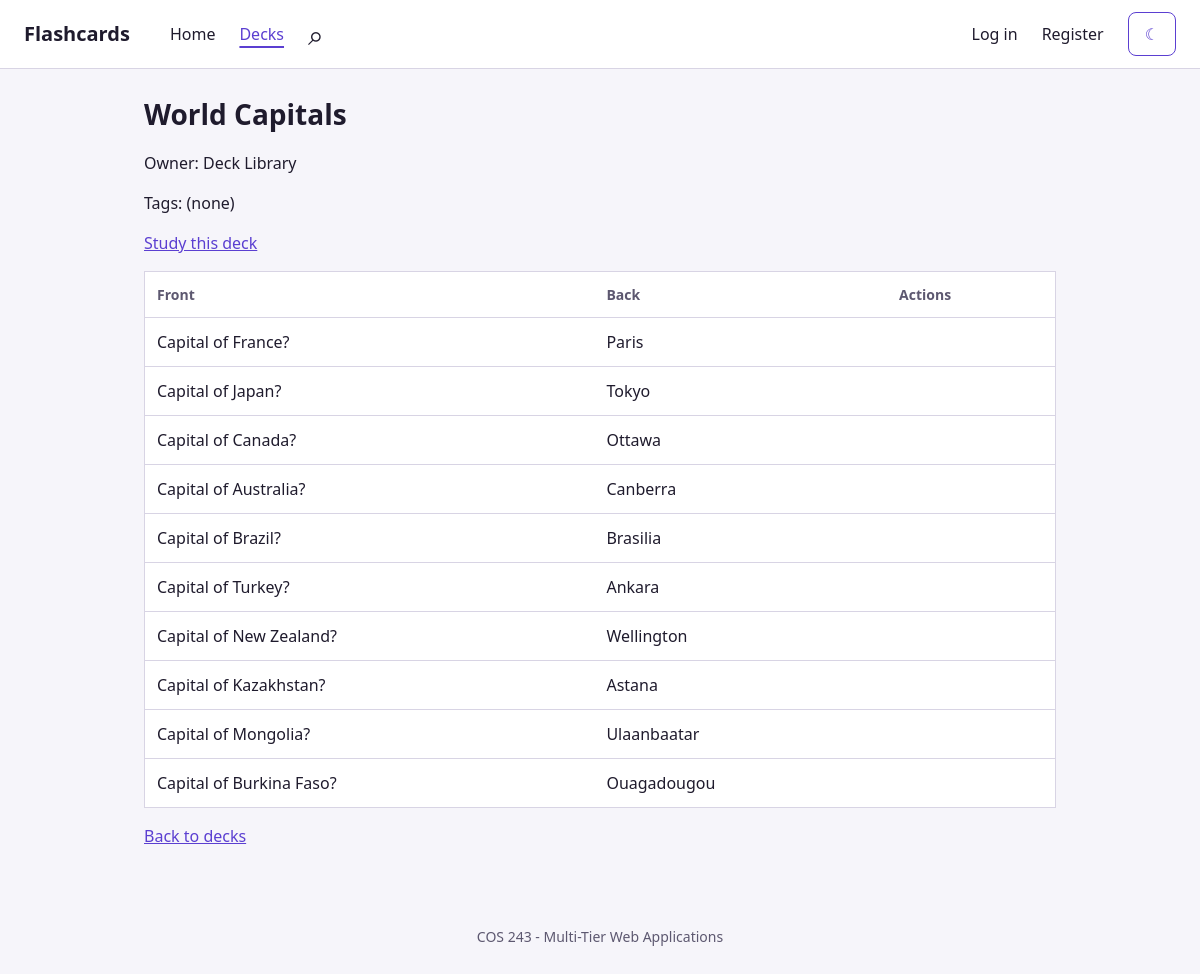
The app's page /decks/1 with its own data.
### models.py (models this page shows)
class Deck(SQLModel, table=True):
    id: Optional[int] = Field(default=None, primary_key=True)
    title: str
    description: Optional[str] = None
    User_id: int = Field(foreign_key="user.id")
    Visibility: bool = Field(default=False)
    created_at: datetime = Field(
       default=None,
       nullable=False,
       sa_column_kwargs={"server_default": sa.func.now()},
    )
    updated_at: datetime = Field(
       default=None,
       nullable=False,
       sa_column_kwargs={"server_default": sa.func.now(), "onupdate": sa.func.now()},
    )
    archived_at: Optional[datetime] = None
    tags: list["Tag"] = Relationship(
        back_populates="decks", link_model=DeckTagLink
    )

class User(SQLModel, table=True):
    id: Optional[int] = Field(default=None, primary_key=True)
    Username: str = ""
    First_name: str = ""
    Last_name: str = ""
    email: str = Field(unique=True)
    password_hash: Optional[str] = None
    Location: str = ""
    Timezone: str = ""
    Created_at: datetime = Field(default_factory=utc_now)

class Card(SQLModel, table=True):
    id: Optional[int] = Field(default=None, primary_key=True)
    Front: str
    Rear: str
    Deck_id: int = Field(foreign_key="deck.id")
    Card_type: Optional[str] = None
    Created_at: datetime = Field(
       default=None,
       nullable=False,
       sa_column_kwargs={"server_default": sa.func.now()},
    )
    Updated_at: datetime = Field(
       default=None,
       nullable=False,
       sa_column_kwargs={"server_default": sa.func.now(), "onupdate": sa.func.now()},
    )
    suspended: bool = Field(default=False)
    difficulty: int = Field(default=3, sa_column_kwargs={"server_default": "3"})
    display_name: Optional[str] = None

### web/routes.py (the view)
@router.get("/decks/{deck_id}")
def deck_detail_page(
    deck_id: int,
    request: Request,
    user: Optional[User] = Depends(get_current_user),
    session: Session = Depends(get_session),
):
    deck = session.get(Deck, deck_id)
    if not deck:
        raise HTTPException(status_code=404, detail="Deck not found")
    is_owner = user is not None and deck.User_id == user.id
    if not deck.Visibility and not is_owner:
        raise HTTPException(status_code=404, detail="Deck not found")
    owner = session.get(User, deck.User_id)
    cards = session.exec(select(Card).where(Card.Deck_id == deck_id)).all()
    return templates.TemplateResponse(
        request=request,
        name="decks/detail.html",
        context={
            "deck": {
                "id": deck.id,
                "title": deck.title,
                "username": owner.Username if owner else "(unknown)",
                "tags": ", ".join(tag.name for tag in deck.tags),
                "is_owner": is_owner,
            },
            "cards": [
                {"id": card.id, "front": card.Front, "back": card.Rear}
                for card in cards
            ],
            "active": "decks",
        },
    )

### templates/decks/detail.html (shortened to what this page needs)
{% extends "base.html" %}
{% block content %}
  <section>
    <h2>{{ deck.title }}</h2>
    <p>Owner: {{ deck.username }}</p>
    <p>Tags: {{ deck.tags | default('(none)', true) }}</p>
    <p><a href="/decks/{{ deck.id }}/study">Study this deck</a></p>
    <table id="cards" data-deck-id="{{ deck.id }}" data-owner="{{ 'yes' if deck.is_owner else 'no' }}" {% if not cards %}hidden{% endif %}>
      <thead>
        <tr>
          <th>Front</th>
          <th>Back</th>
          <th>Actions</th>
        </tr>
      </thead>
      <tbody>
        {% for card in cards %}
          <tr>
            <td><pre class="card-text">{{ card.front }}</pre></td>
            <td><pre class="card-text">{{ card.back }}</pre></td>
            <td>
            </td>
          </tr>
        {% endfor %}
      </tbody>
    </table>
    <p>
      <a href="/decks">Back to decks</a>
    </p>
  </section>
{% endblock %}

### static/site.css (style rules this page uses)
:root { color-scheme: light dark; --color-bg: #f6f5fa; --color-surface: #ffffff; --color-text: #1f1b2d; --color-muted: #5d5870; --color-border: #d8d4e4; --color-accent: #5b3fd1; --color-accent-hover: #4a2fbd; --color-accent-soft: #eeeafc; --color-on-accent: #ffffff; --color-error: #b3261e; --font-body: system-ui, -apple-system, "Segoe UI", Roboto, sans-serif; --text-sm: 0.875rem; --text-base: 1rem; --text-lg: 1.25rem; --text-xl: 1.75rem; --text-card: clamp(1.125rem, 1rem + 1vw, 1.5rem); --space-1: 0.25rem; --space-2: 0.5rem; --space-3: 0.75rem; --space-4: 1rem; --space-5: 1.5rem; --space-6: 2.5rem; --radius: 0.5rem; --radius-lg: 1rem; --shadow: 0 1px 3px rgb(0 0 0 / 0.08), 0 4px 12px rgb(0 0 0 / 0.06); --width-page: 60rem; --width-label: 8rem; --width-deck: 15rem; --width-study: 40rem; --card-min-height: 50dvh; --gutter: var(--space-4); --tap: 2.75rem; }
@media (min-width: 48rem) { :root { --gutter: var(--space-5); --card-min-height: 18rem; } }
*, *::before, *::after { box-sizing: border-box; }
body { margin: 0; font-family: var(--font-body); font-size: var(--text-base); line-height: 1.5; color: var(--color-text); background: var(--color-bg); }
a { color: var(--color-accent); }
h2 { margin: 0 0 var(--space-4); font-size: var(--text-xl); }
table { width: 100%; border-collapse: collapse; background: var(--color-surface); border: 1px solid var(--color-border); }
th, td { padding: var(--space-3); text-align: left; vertical-align: top; border-bottom: 1px solid var(--color-border); }
th { font-size: var(--text-sm); color: var(--color-muted); }
.card-text { margin: 0; font: inherit; white-space: pre-wrap; overflow-wrap: anywhere; }

### records on screen
Deck: title "World Capitals"
User: username "Deck Library"
Card: front "Capital of France?", back "Paris"
Card: front "Capital of Japan?", back "Tokyo"
Card: front "Capital of Canada?", back "Ottawa"
Card: front "Capital of Australia?", back "Canberra"
Card: front "Capital of Brazil?", back "Brasilia"
Card: front "Capital of Turkey?", back "Ankara"
Card: front "Capital of New Zealand?", back "Wellington"
Card: front "Capital of Kazakhstan?", back "Astana"
Card: front "Capital of Mongolia?", back "Ulaanbaatar"
Card: front "Capital of Burkina Faso?", back "Ouagadougou"

### other values on screen
{{ deck.tags | default('(none)', true) }} "(none)"
